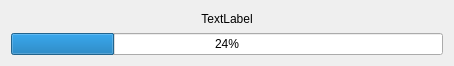
<?xml version="1.0" encoding="UTF-8"?>
<ui version="4.0">
 <class>ProgressWindow</class>
 <widget class="QDialog" name="ProgressWindow">
  <property name="geometry">
   <rect>
    <x>0</x>
    <y>0</y>
    <width>454</width>
    <height>66</height>
   </rect>
  </property>
  <property name="minimumSize">
   <size>
    <width>454</width>
    <height>66</height>
   </size>
  </property>
  <property name="maximumSize">
   <size>
    <width>454</width>
    <height>66</height>
   </size>
  </property>
  <property name="windowTitle">
   <string>Progress</string>
  </property>
  <property name="windowIcon">
   <iconset resource="../resources/resources.qrc">
    <normaloff>:/icons/NavigationView.png</normaloff>:/icons/NavigationView.png</iconset>
  </property>
  <layout class="QVBoxLayout" name="verticalLayout">
   <item>
    <widget class="QLabel" name="label">
     <property name="text">
      <string>TextLabel</string>
     </property>
     <property name="alignment">
      <set>Qt::AlignCenter</set>
     </property>
    </widget>
   </item>
   <item>
    <widget class="QProgressBar" name="progressBar">
     <property name="value">
      <number>24</number>
     </property>
    </widget>
   </item>
  </layout>
 </widget>
 <resources>
  <include location="../resources/resources.qrc"/>
 </resources>
 <connections/>
</ui>
